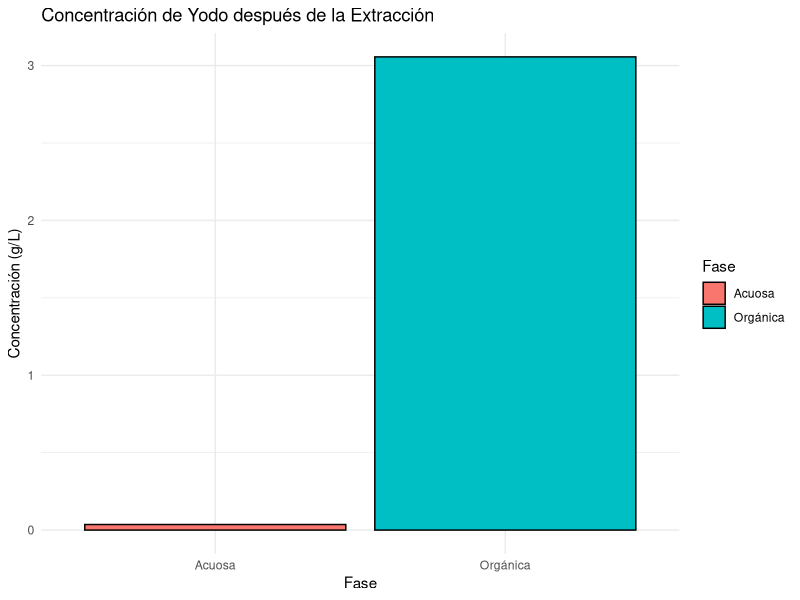

The R script that drew this image:
# -----------------------------------------------------------
# Autor: José Juan Torres Martínez  
# Doctorado en Ciencias en Bioprocesos  
# Laboratorio de Biotecnología Molecular de Células Vegetales y Bioinformática  
# -----------------------------------------------------------

# Tema: Extracción Líquido-Líquido  
# Problema: Extracción de yodo de una solución acuosa usando tetracloruro de carbono (CCl₄)  

# Instalar y cargar librerías necesarias  
if (!require(ggplot2)) install.packages("ggplot2", dependencies = TRUE)  
library(ggplot2)  

# Datos del problema  
concentracion_inicial <- 0.8  # g/L de yodo en la fase acuosa  
volumen_acuoso <- 200         # mL de solución acuosa  
volumen_organico <- 50        # mL de tetracloruro de carbono (CCl₄)  
K <- 85                       # Relación de distribución (C_orgánico / C_acuoso)  

# Función para calcular la concentración en ambas fases  
calcular_concentraciones <- function(C_inicial, V_acuoso, V_organico, K) {  
  # Masa total de yodo en la fase acuosa inicial  
  masa_total <- C_inicial * V_acuoso / 1000  # Convertir mL a L  
  
  # Concentración en la fase acuosa después de la extracción  
  C_acuoso_final <- masa_total / (V_acuoso / 1000 + V_organico / 1000 * K)  
  
  # Concentración en la fase orgánica después de la extracción  
  C_organico_final <- K * C_acuoso_final  
  
  return(list(C_acuoso = C_acuoso_final, C_organico = C_organico_final))  
}  

# Aplicar la función  
resultados <- calcular_concentraciones(concentracion_inicial, volumen_acuoso, volumen_organico, K)  
C_acuoso_final <- resultados$C_acuoso  
C_organico_final <- resultados$C_organico  

# Calcular la eficiencia de extracción  
eficiencia <- (C_organico_final * volumen_organico / 1000) / (concentracion_inicial * volumen_acuoso / 1000) * 100  

# Crear un data frame para graficar  
datos <- data.frame(  
  Fase = c("Acuosa", "Orgánica"),  
  Concentracion = c(C_acuoso_final, C_organico_final)  
)  

# Gráfico de barras  
ggplot(datos, aes(x = Fase, y = Concentracion, fill = Fase)) +  
  geom_bar(stat = "identity", color = "black") +  
  labs(title = "Concentración de Yodo después de la Extracción",  
       x = "Fase",  
       y = "Concentración (g/L)",  
       fill = "Fase") +  
  theme_minimal()  

# Mostrar resultados en la consola  
cat("Concentración en la fase acuosa después de la extracción:", round(C_acuoso_final, 4), "g/L\n")  
cat("Concentración en la fase orgánica después de la extracción:", round(C_organico_final, 4), "g/L\n")  
cat("Eficiencia de extracción:", round(eficiencia, 2), "%\n")  

